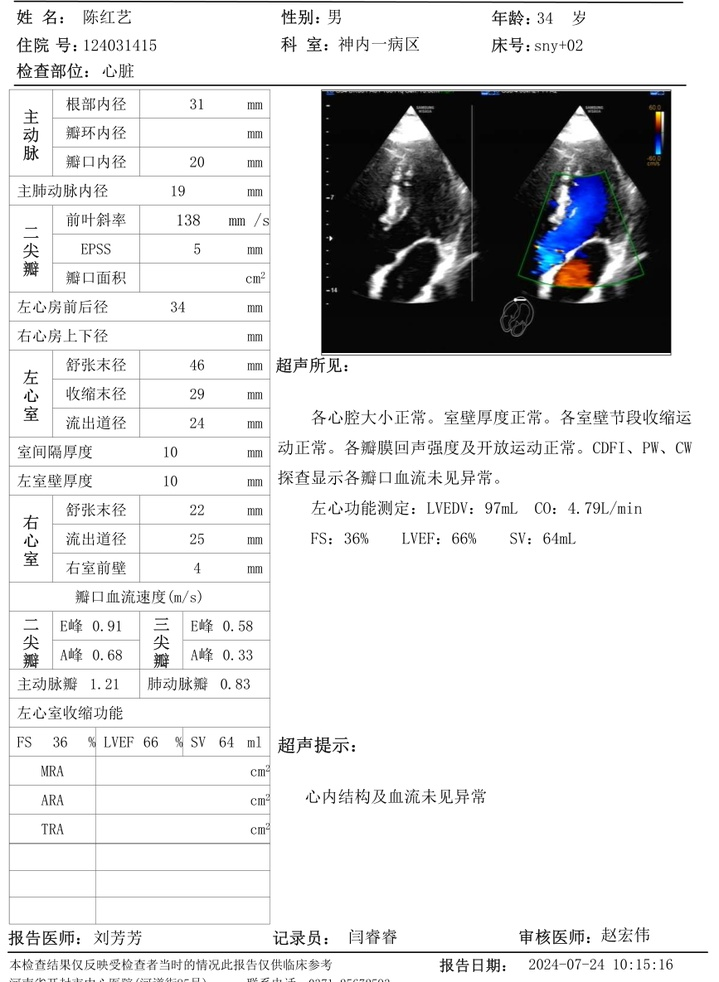
#> input picture 651742440485_.pic.jpg, 719 x 982 px, shrunk from 867 x 1185 before the run
$ python 2.py
#> lines starting #> are read from the running program, lines starting #| are printed output that depends on the picture; after the words box and inside, x2 and y2 are one past the last pixel; in counts of white or black regions, pixels touching at a corner belong together
import cv2
import pytesseract
import pandas as pd

# 加载图像
image = cv2.imread('651742440485_.pic.jpg')
#> image is the input picture: shape (982, 719, 3); mean B, G, R 218.3, 217.7, 217.5

# 图像预处理（提取表格线）
gray = cv2.cvtColor(image, cv2.COLOR_BGR2GRAY)
_, binary = cv2.threshold(gray, 150, 255, cv2.THRESH_BINARY_INV)
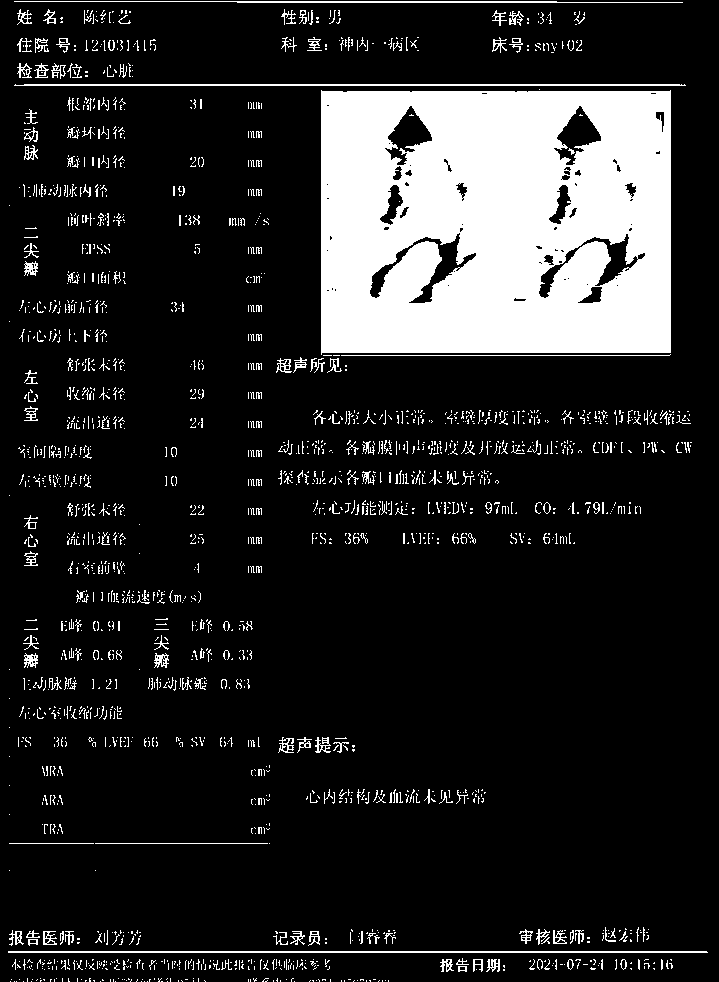
#> binary: shape (982, 719); 15.3% white; 1901 white regions (1664 under 20 px), largest, box (x1, y1, x2, y2) and area: (321, 90, 671, 355) 84545, (8, 951, 708, 953) 1399, (14, 84, 686, 86) 1331
edges = cv2.Canny(binary, 50, 150)
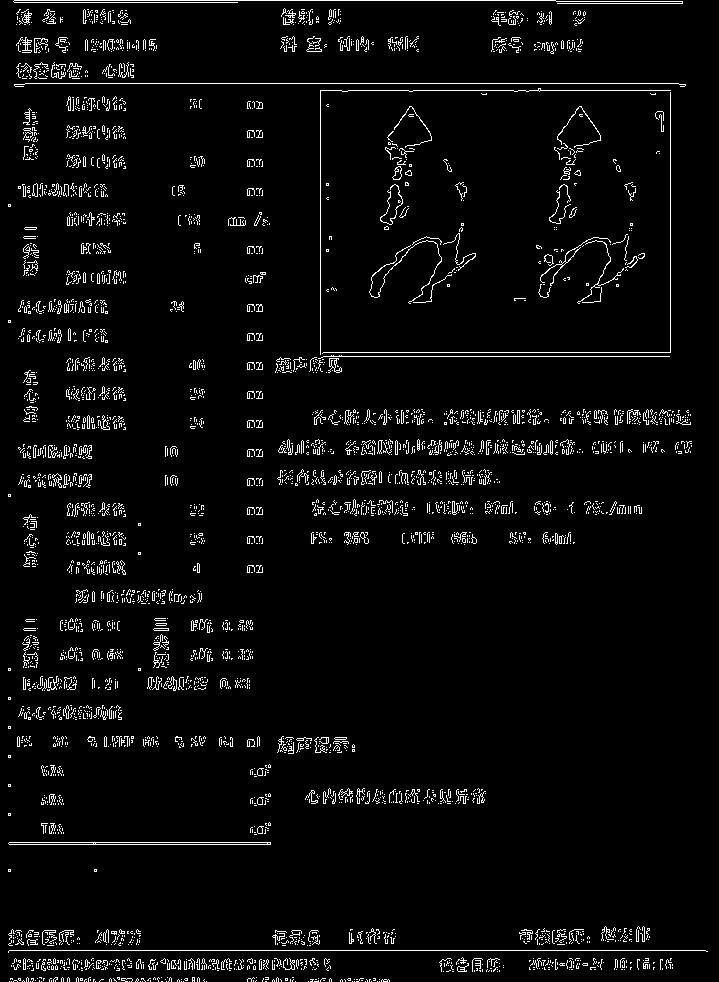
#> edges: shape (982, 719); 4.2% white in thin lines or dots

# 使用Tesseract提取文本
custom_config = r'--oem 3 --psm 6'
#> (the run stopped early here; a loop or call above may not have finished)

$ run again, with 1321742455732_.pic.jpg copied over 651742440485_.pic.jpg
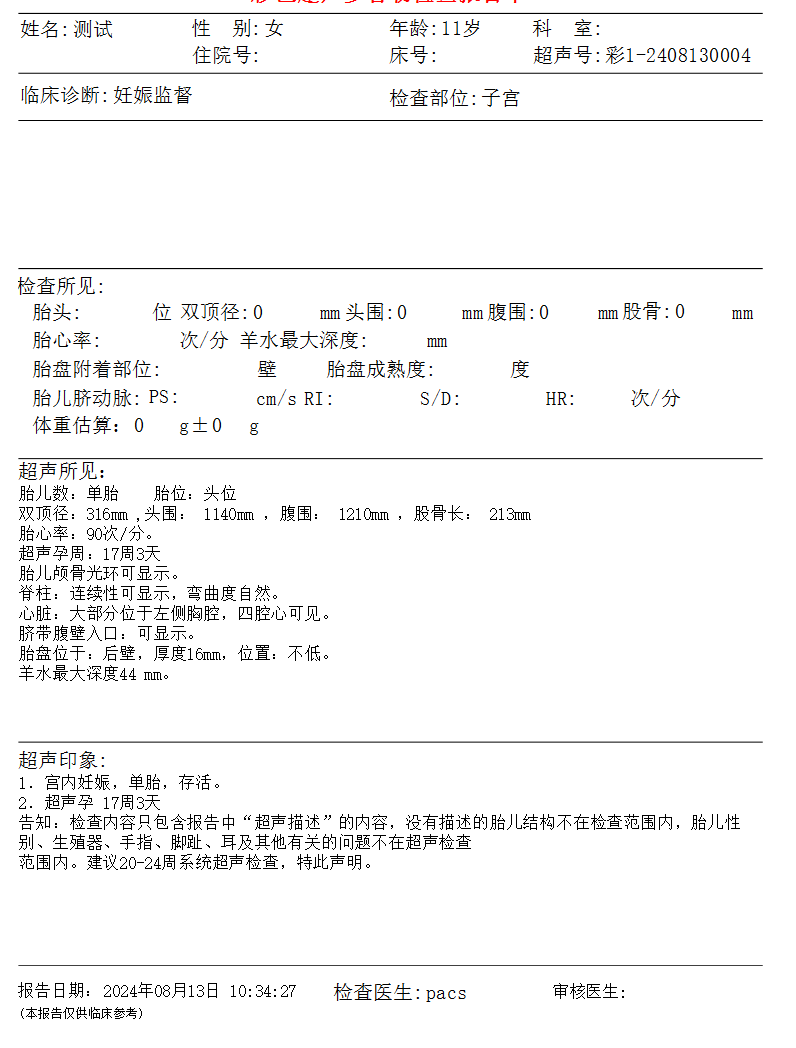
#> input picture 1321742455732_.pic.jpg, 796 x 1048 px
#> image is the input picture: shape (1048, 796, 3); mean B, G, R 245.7, 245.7, 245.8
#> `_, binary = cv2.threshold(gray, 150, 255, cv2.THRESH_BINARY_INV)`:
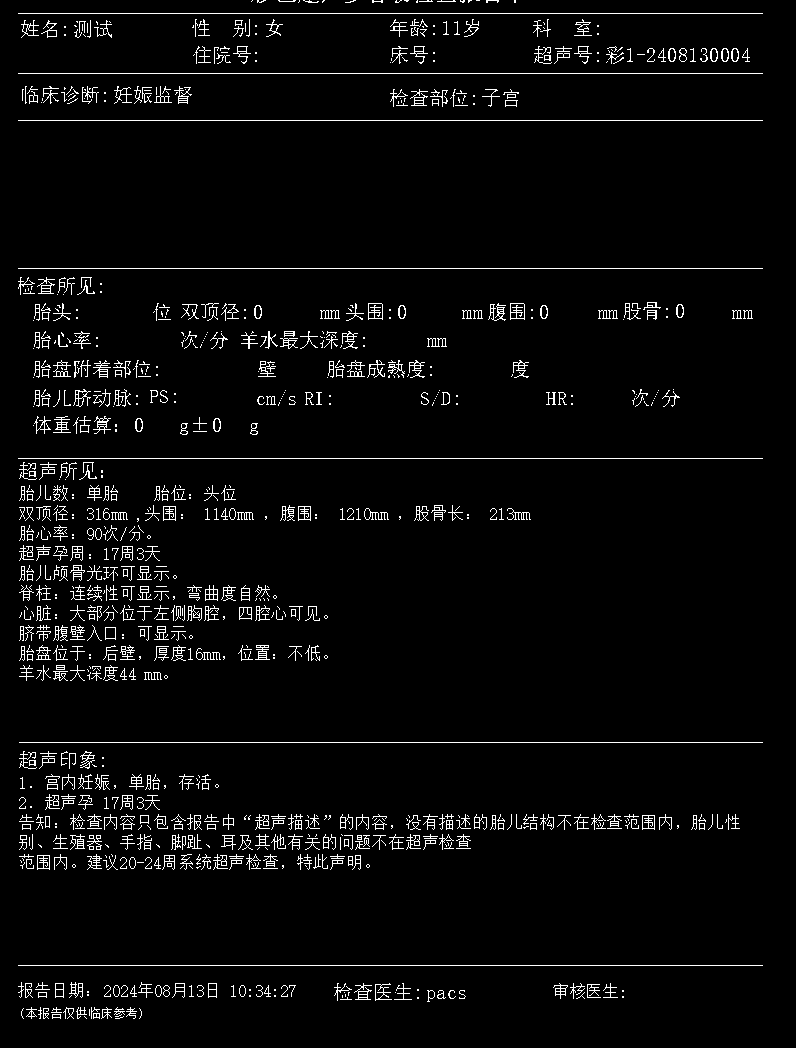
#> binary: shape (1048, 796); 3.7% white in thin lines or dots
#> `edges = cv2.Canny(binary, 50, 150)`:
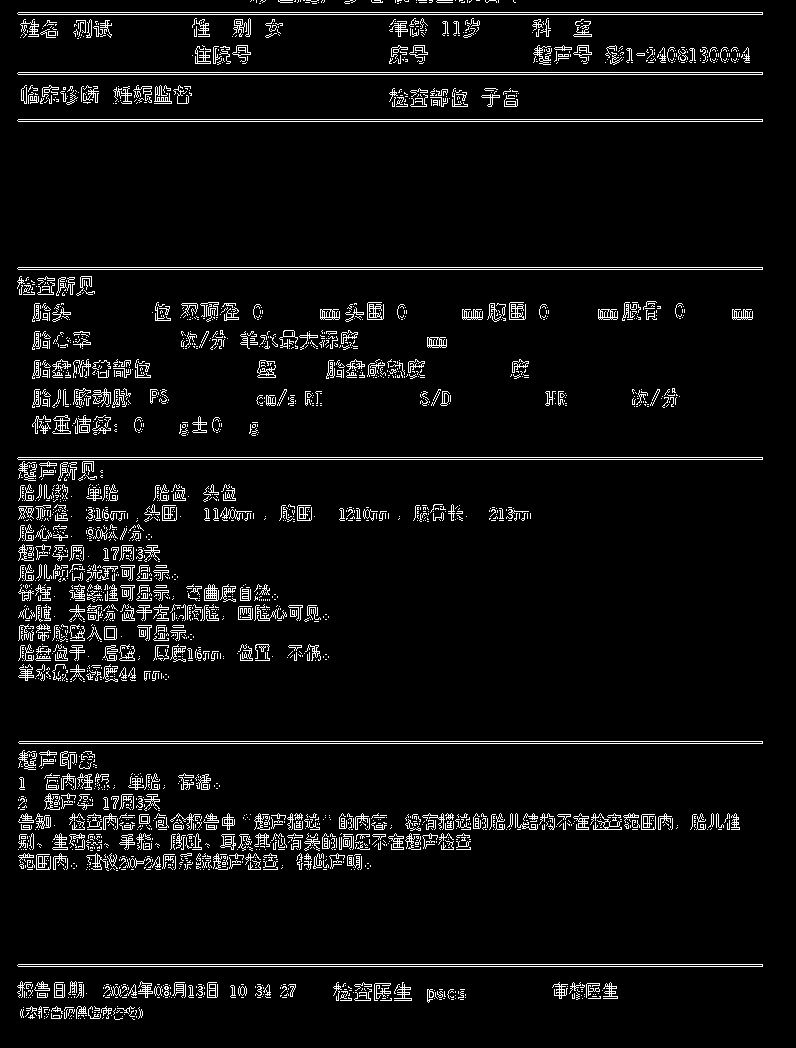
#> edges: shape (1048, 796); 5.4% white in thin lines or dots

$ run again, with 1341742455832_.pic.jpg copied over 651742440485_.pic.jpg
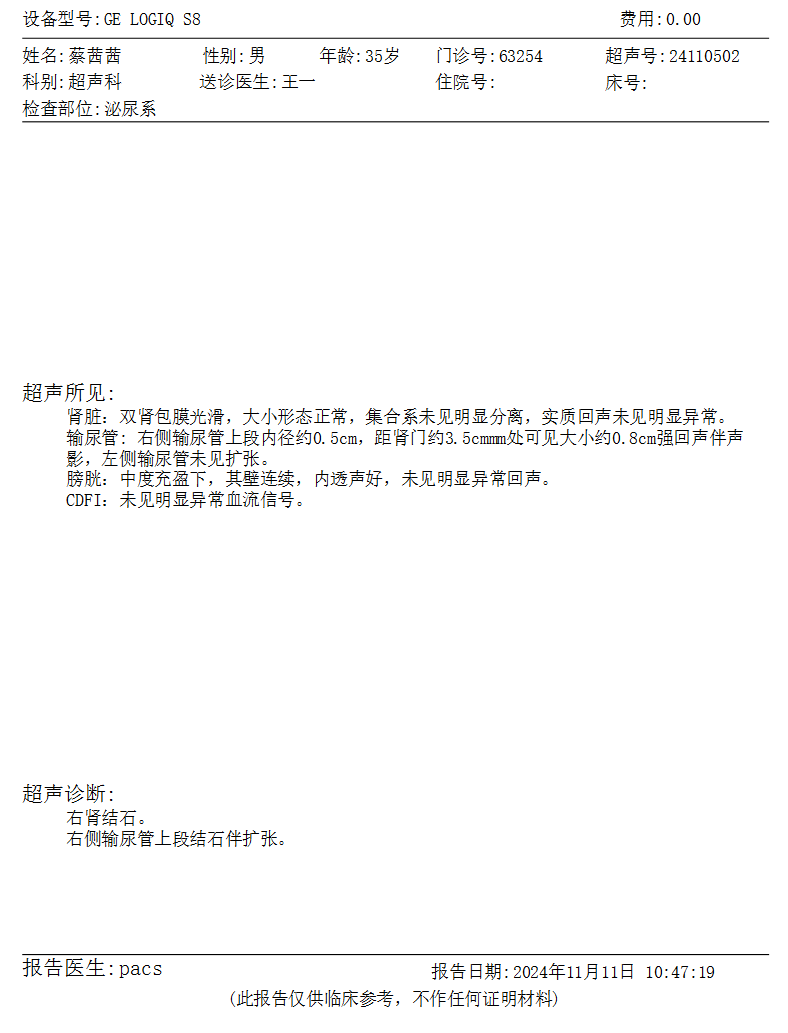
#> input picture 1341742455832_.pic.jpg, 788 x 1033 px
#> image is the input picture: shape (1033, 788, 3); mean B, G, R 249.3, 249.3, 249.3
#> `_, binary = cv2.threshold(gray, 150, 255, cv2.THRESH_BINARY_INV)`:
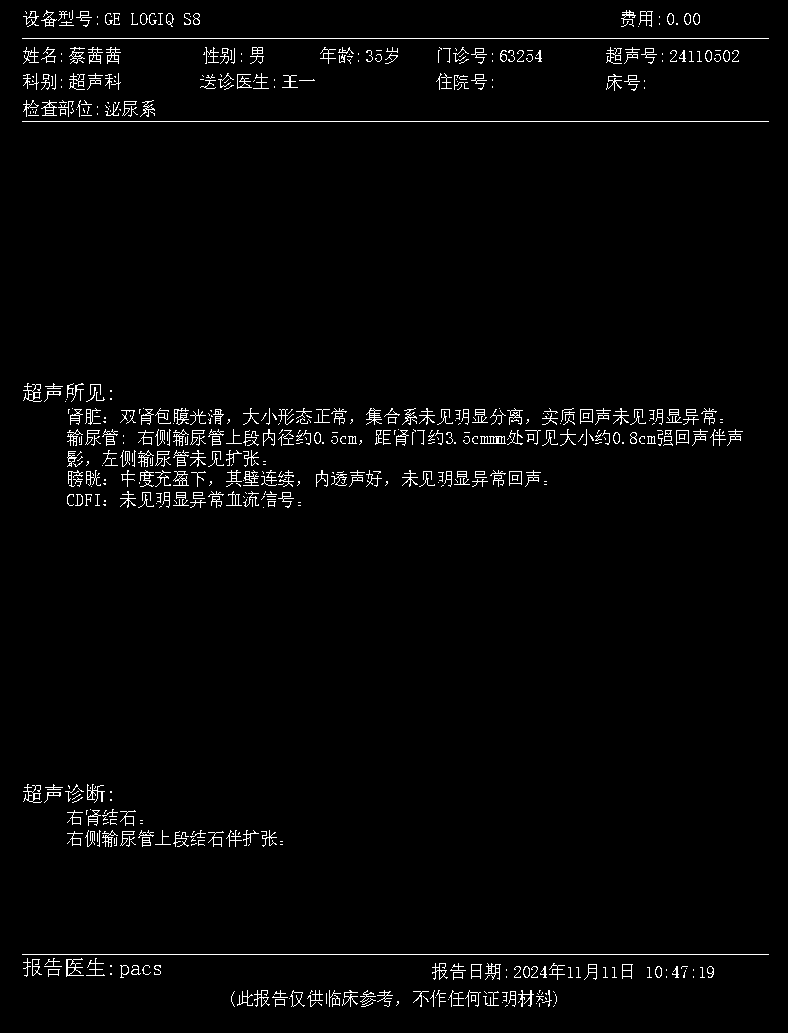
#> binary: shape (1033, 788); 2.3% white in thin lines or dots
#> `edges = cv2.Canny(binary, 50, 150)`:
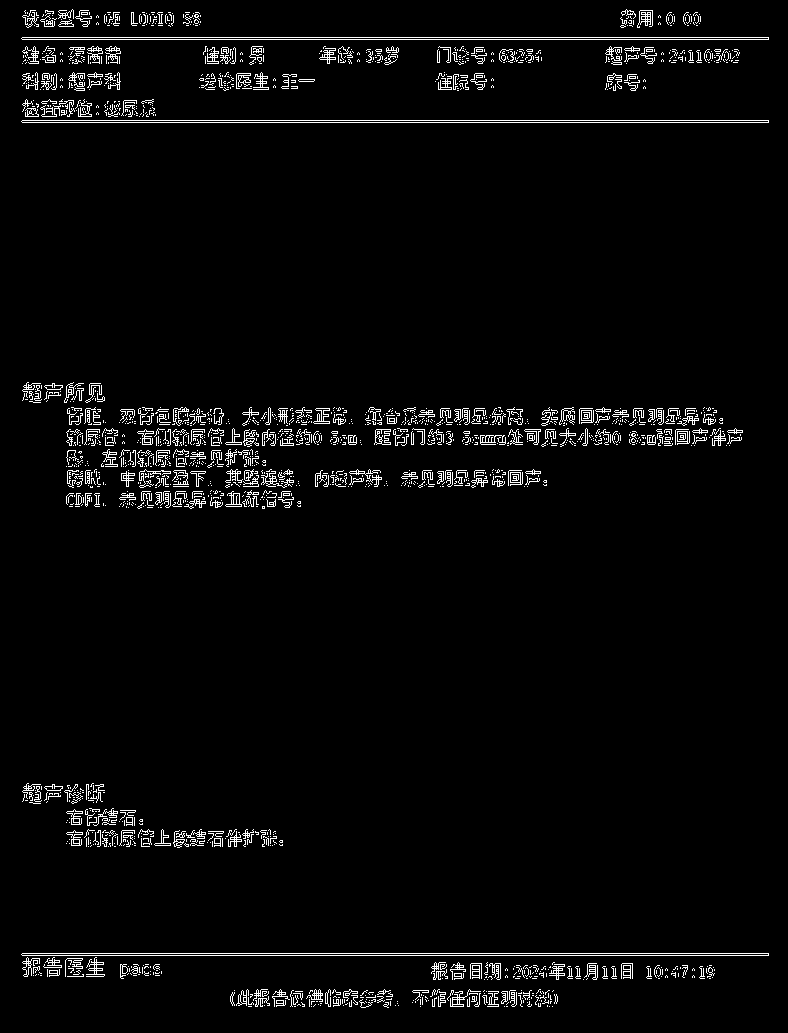
#> edges: shape (1033, 788); 3.3% white in thin lines or dots

$ run again, with 1701742528516_.pic.jpg copied over 651742440485_.pic.jpg
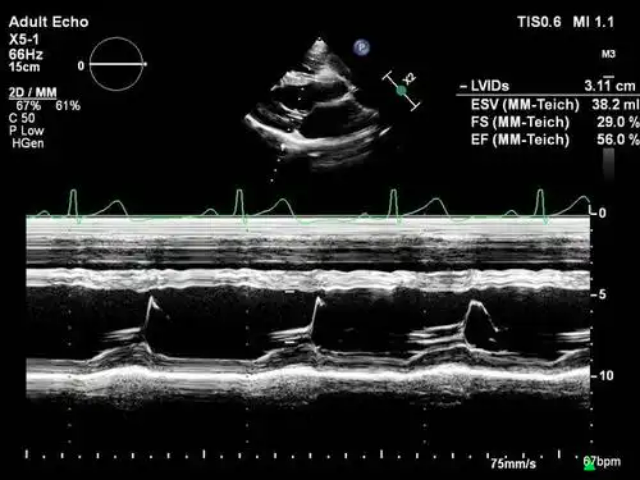
#> input picture 1701742528516_.pic.jpg, 640 x 480 px
#> image is the input picture: shape (480, 640, 3); mean B, G, R 40.5, 41, 40.4
#> `_, binary = cv2.threshold(gray, 150, 255, cv2.THRESH_BINARY_INV)`:
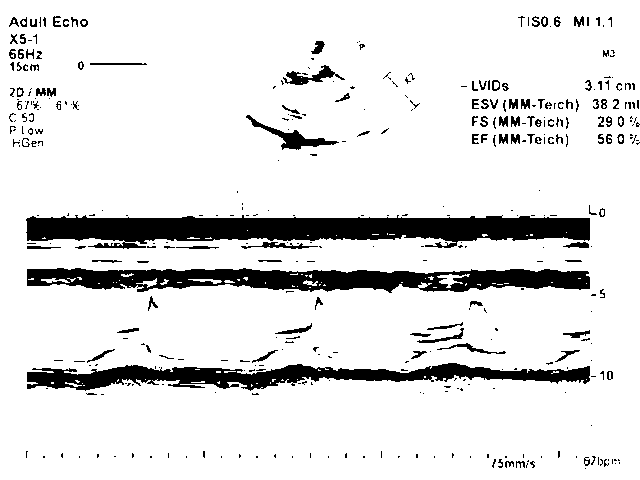
#> binary: shape (480, 640); 87.9% white; 389 black regions (268 under 20 px), largest, box (x1, y1, x2, y2) and area: (26, 215, 590, 249) 12556, (27, 268, 590, 293) 9183, (27, 363, 590, 391) 7460
#> `edges = cv2.Canny(binary, 50, 150)`:
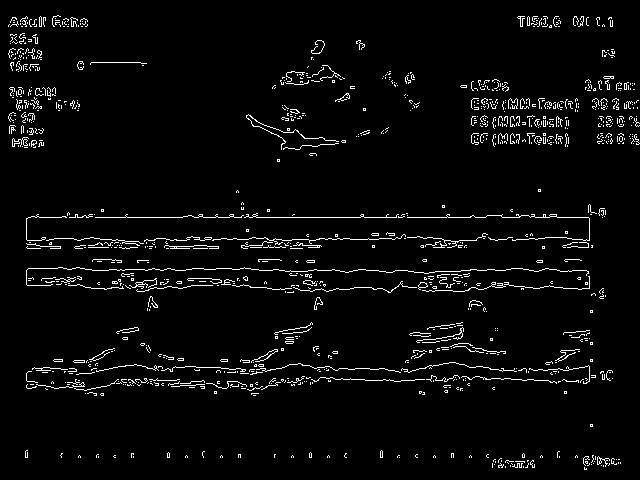
#> edges: shape (480, 640); 3.8% white in thin lines or dots
